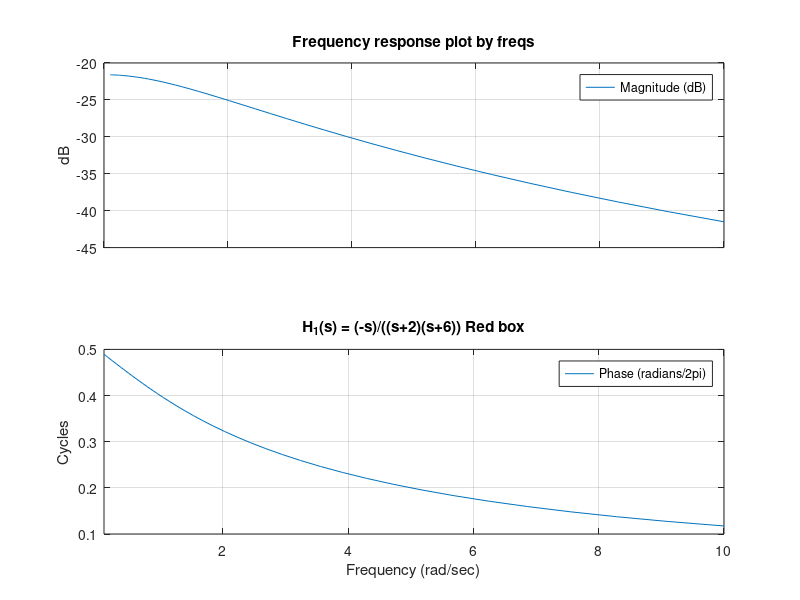
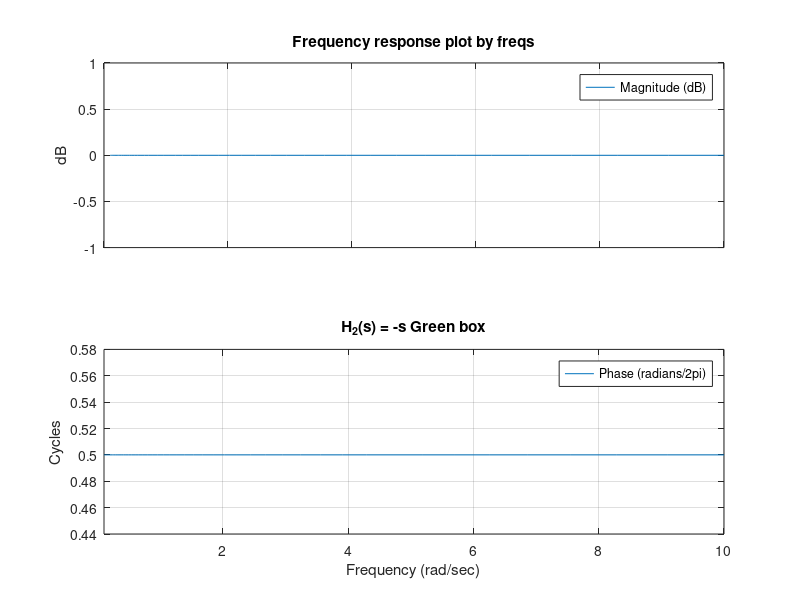
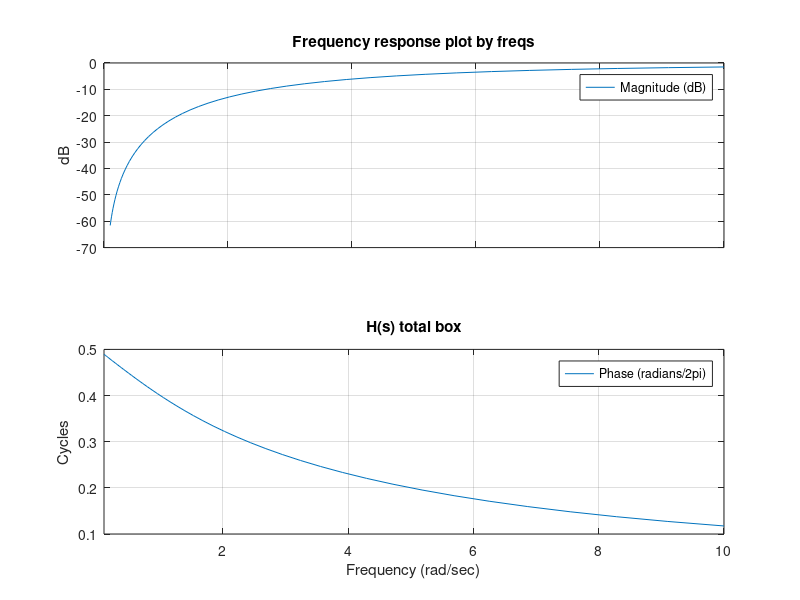
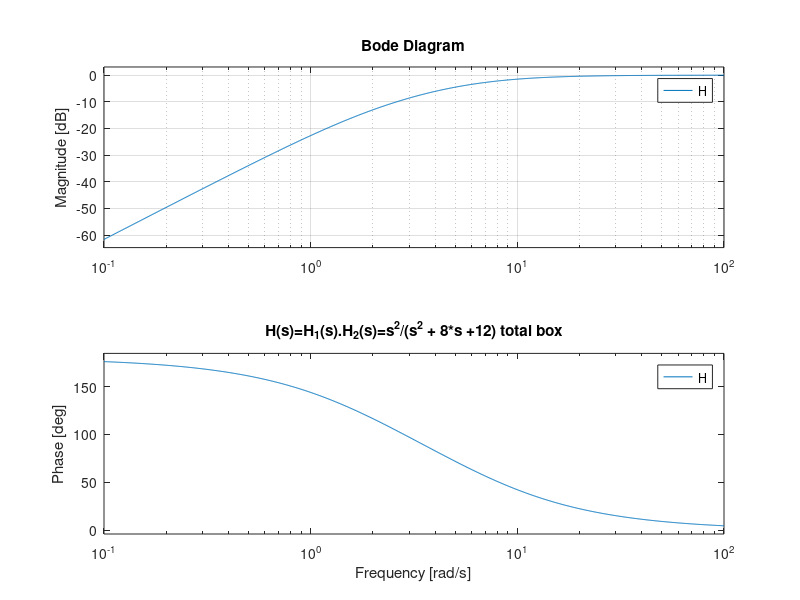

These figures' MATLAB source, in order:
figure;
b1 = [0 -1]; 
a1 = [1 8 12]; 
w1 = logspace(-1,1); 
freqs(b1,a1,w1);
title('H_1(s) = (-s)/((s+2)(s+6)) Red box')


figure;
b2 = [0 -1]; 
a2 = [1]; 
w2 = logspace(-1,1); 
freqs(b2,a2,w2);
title('H_2(s) = -s Green box')

figure;
b = [1 0 0]; 
a = [1 8 12]; 
w = logspace(-1,1); 
freqs(b,a,w);
title('H(s) total box')

%H(s) = s^2/(s^2 + 8*s +12)
figure;
H=tf([1 0 0],[1 8 12]);
bode(H);
grid
title('H(s)=H_1(s).H_2(s)=s^2/(s^2 + 8*s +12) total box')
